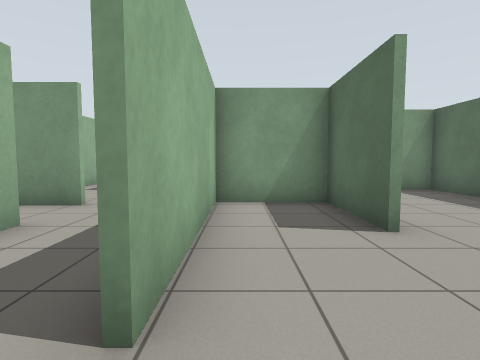
view 1 (above)

24 first-person views from a walk through a world built for the Gazebo simulator. The camera is 0.94 m above the floor, tilts 4° down and sees 80° across. The floor is counted in squares, 1 m on a side. Each view is taken from the middle of a square. On the plan, view 1 faces up. The plan holds only what a view shows up to about 11 squares ahead; the rest is blank.

view 2
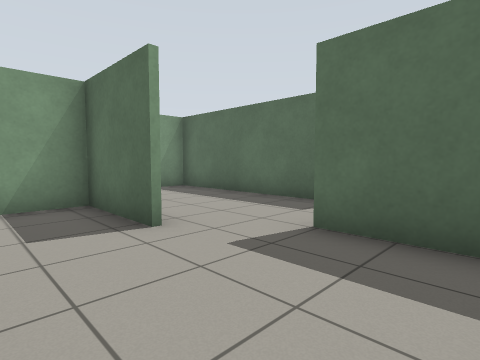

view 3
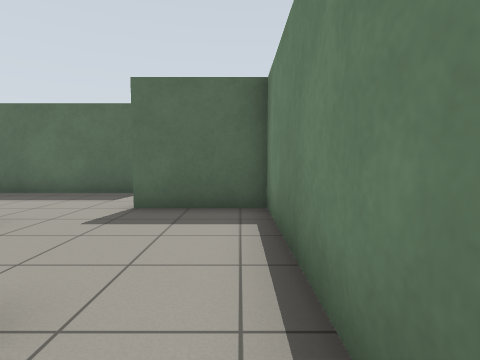

view 4
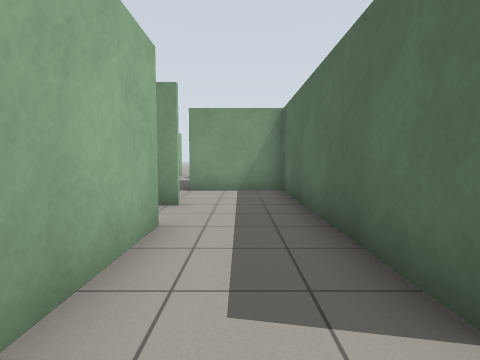

view 5
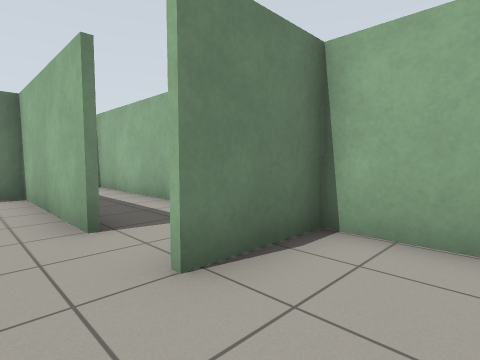

view 6
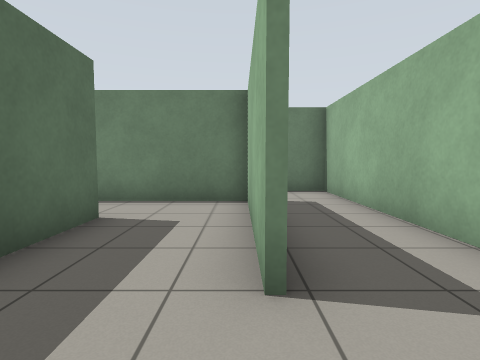

view 7
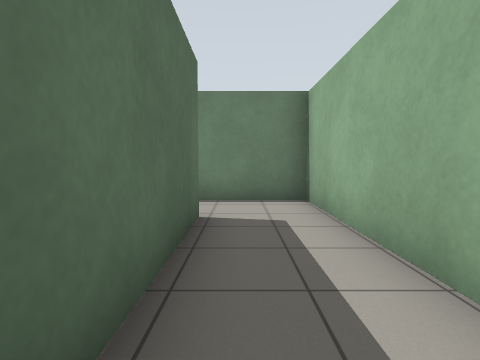

view 8
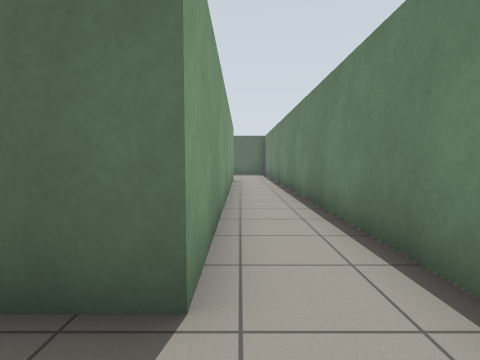

view 9
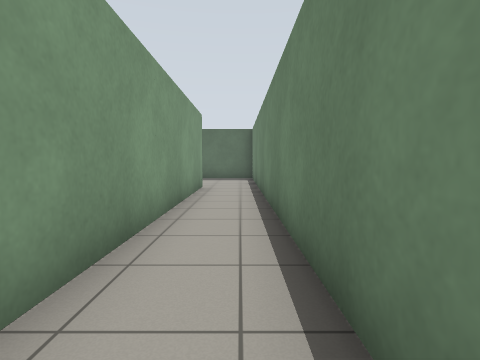

view 10
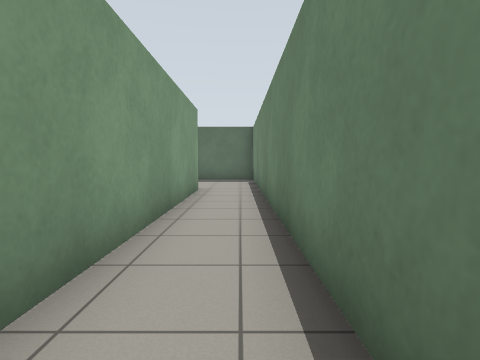

view 11
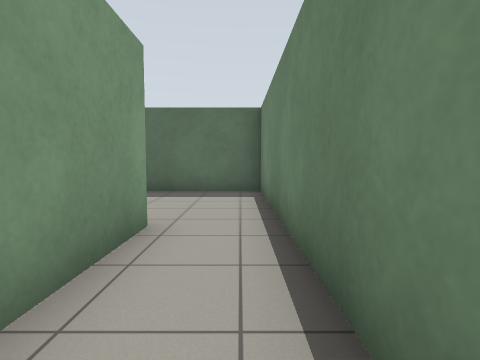

view 12
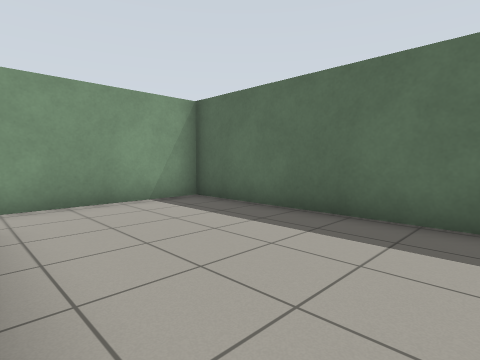

view 13
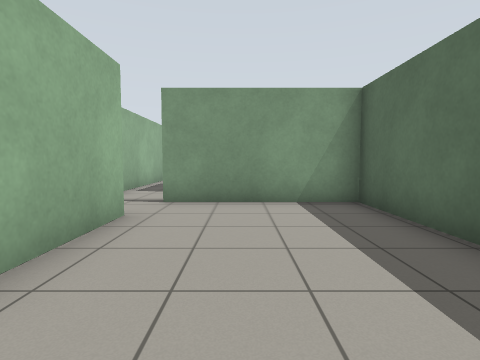

view 14
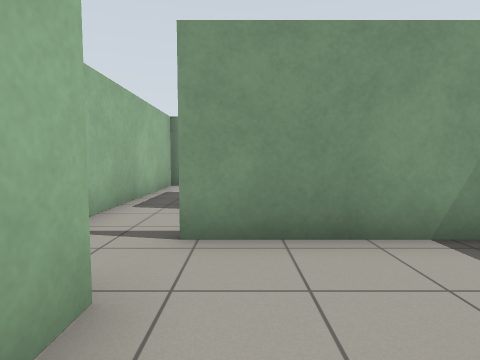

view 15
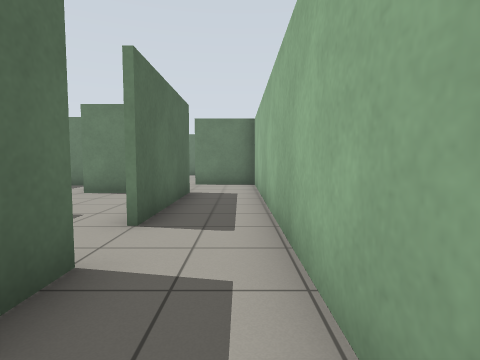

view 16
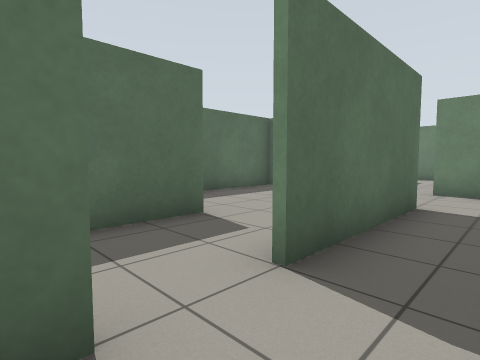

view 17
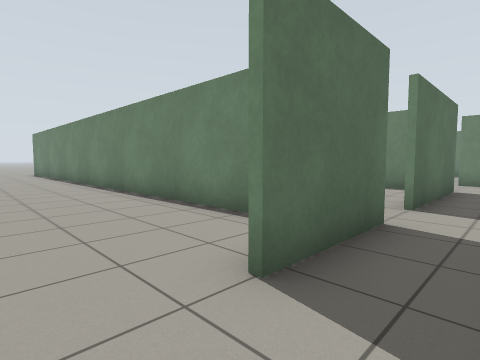

view 18
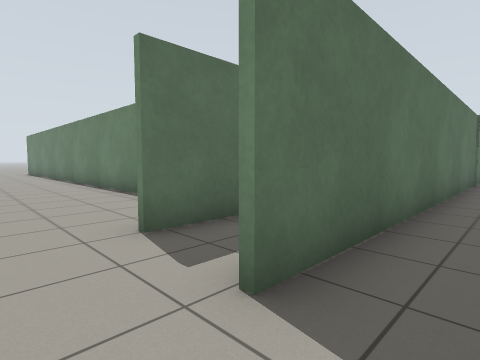

view 19
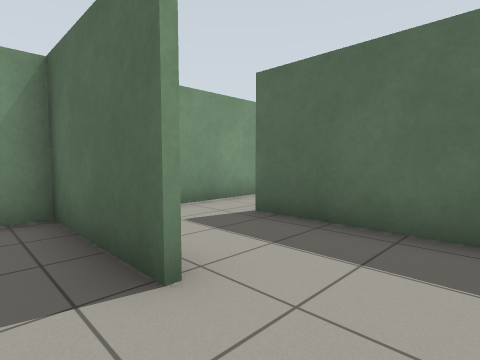

view 20
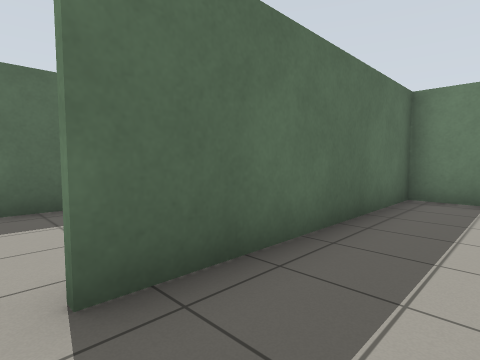

view 21
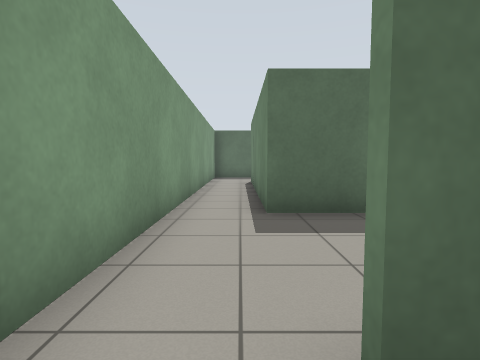

view 22
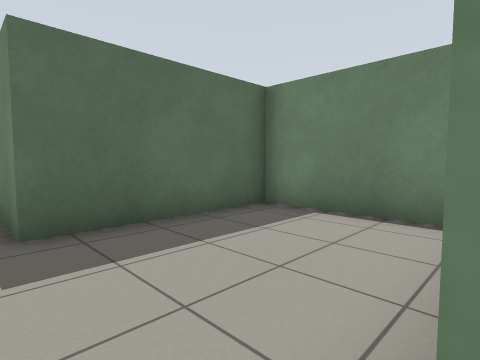

view 23
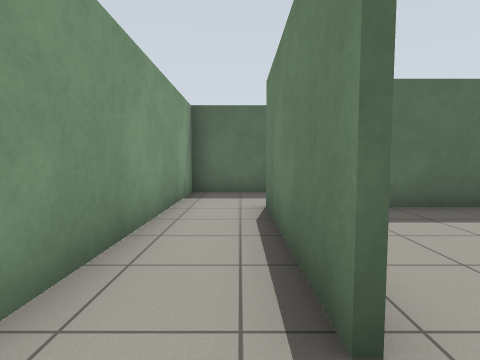

view 24
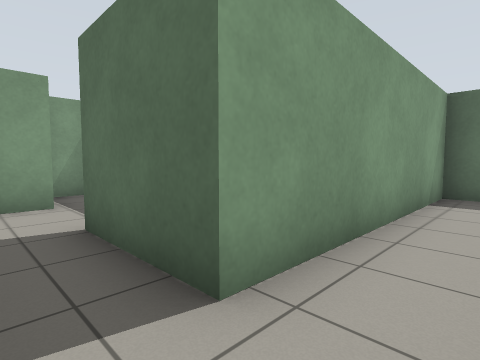

### Floor plan
Points are (right, up) in squares from view 1. A wall is a line through its corners. A room is listed if a view was taken in it or the views show most of it. See-through windows are left out.
Room 1 (views 1, 2)
walls: (1.9, 3.6) (1.9, 6.1); (2, 6.4) (-0.5, 6.4) (-0.5, 1.2); (6, 2.9) (6, 9.1); (-0.5, -0.5) (3.5, -0.5) (3.5, 2.1); (6.1, 9) (5, 9)
ways out: opening at (-1, 0.5) to room 2
Room 2 (views 3, 4)
walls: (-0.7, 1.2) (-0.7, 5.4); (-3.2, 4.1) (-3.2, -0.5) (-0.5, -0.5)
ways out: opening at (-1, 0.5) to room 1; opening at (-3, 5) to room 4
Room 3 (views 5, 6)
walls: (-5.6, 9.5) (-5.6, 6); (-5.9, 6) (-3.2, 6); (-0.7, 5.4) (-0.7, 8.7) (-3.6, 8.7)
ways out: opening at (-2.5, 6) to room 4; opening at (-5, 10) to room 7
Room 4 (views 7, 8, 9, 10, 11, 12)
walls: (-5.6, 3) (-5.6, -2.6) (9.6, -2.6); (-3.2, 5.9) (-4.6, 5.9); (9.1, -0.7) (-3.3, -0.7) (-3.3, 3.2)
ways out: opening at (-3, 5) to room 2; opening at (-2.5, 6) to room 3; opening at (9, -2) to room 5
Room 5 (views 13, 14)
walls: (9, 2.9) (9, 0.3); (9.6, -2.6) (13.6, -2.6) (13.6, 4.3) (9.2, 4.3)
ways out: opening at (9, -2) to room 4
Room 6 (views 15, 17)
walls: (-1.6, 15.4) (7.2, 15.4); (-3.6, 15.5) (-3.6, 17.4); (-5.6, 16.4) (-5.6, 15.4)
ways out: opening at (-5, 16) to room 7; opening at (-6, 18.5) to room 8
Room 7 (view 16)
walls: (-3.6, 14.5) (-3.6, 15.5); (-5.6, 15.4) (-5.6, 9.5); (-3.6, 8.7) (-3.6, 13)
ways out: opening at (-5, 10) to room 3; opening at (-5, 16) to room 6; opening at (-4, 14) to room 14
Room 8 (view 18)
walls: (-5.7, 4.6) (-5.7, 17.6)
ways out: opening at (-6, 18.5) to room 6
Room 9 (view 19)
walls: (-2.4, 8.9) (-0.5, 8.9)
ways out: opening at (-1, 10.5) to room 13; opening at (-2.5, 12.5) to room 14
Room 10 (views 20, 21, 22)
walls: (1.9, 11.6) (1.9, 13.6); (2.4, 15.2) (1.4, 15.2)
ways out: opening at (2, 14) to room 12; opening at (0.5, 12.5) to room 13
Room 11 (views 23, 24)
walls: (9.2, 4.5) (13.9, 4.5); (16.3, 4.1) (16.3, 6.4) (9.2, 6.4) (9.2, 9.2); (8.4, 11.4) (7.5, 11.4) (7.5, 5.6)
ways out: opening at (9, 10.5)
Room 12 (no view inside)
walls: (2.7, 9.2) (6.1, 9.2); (6, 9.1) (6, 13.5); (11.9, 15.3) (2.4, 15.2)
ways out: opening at (2, 14) to room 10
Room 13 (no view inside)
walls: (0.6, 6.5) (2, 6.5); (1.9, 6.1) (1.9, 11.6)
ways out: opening at (-1, 10.5) to room 9; opening at (0.5, 12.5) to room 10
Room 14 (no view inside)
walls: (-0.9, 11.7) (-0.9, 15.2)
ways out: opening at (-4, 14) to room 7; opening at (-2.5, 12.5) to room 9

Where each view was taken, in squares from view 1:
view 1: 0 up, 0 right, facing up
view 2: 0 up, 0 right, facing up-right
view 3: 0 up, 2 left, facing right
view 4: 0 up, 2 left, facing up
view 5: 8 up, 2 left, facing down-left
view 6: 6 up, 3 left, facing down
view 7: 4 up, 4 left, facing down
view 8: 1 down, 5 left, facing right
view 9: 2 down, 1 left, facing right
view 10: 2 down, 0 right, facing right
view 11: 2 down, 5 right, facing right
view 12: 2 down, 9 right, facing up-right
view 13: 2 down, 11 right, facing up
view 14: 1 up, 10 right, facing up
view 15: 17 up, 5 left, facing down
view 16: 15 up, 5 left, facing down-right
view 17: 19 up, 5 left, facing down-right
view 18: 19 up, 7 left, facing down-right
view 19: 10 up, 2 left, facing up-right
view 20: 14 up, 0 right, facing down-right
view 21: 14 up, 1 right, facing right
view 22: 14 up, 2 right, facing down-right
view 23: 5 up, 8 right, facing right
view 24: 5 up, 8 right, facing up-right
